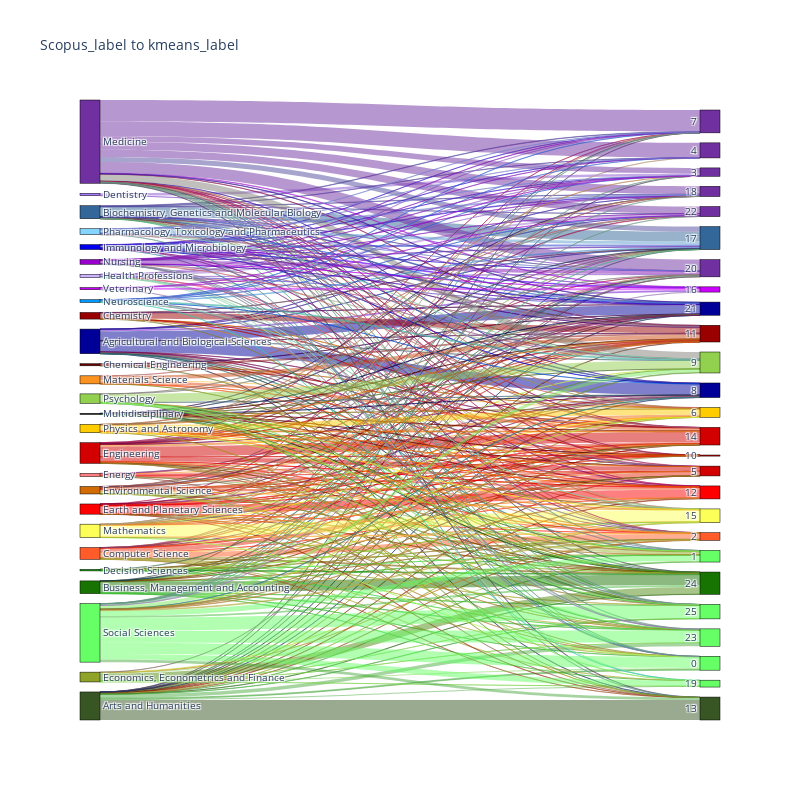

The cell this chart's notebook holds for it:
### Code cell
import pandas as pd
import os
import plotly.graph_objects as go
from matplotlib.colors import LinearSegmentedColormap, to_rgba

# 读取数据
cluster_df = pd.read_parquet(os.path.join(get_data_dir(), "2010s", "cluster_df.parquet"))

# 获取唯一标签
scopus_labels = cluster_df['Scopus_label'].unique()
kmeans_labels = cluster_df['kmeans_label'].unique()

# 生成颜色
Scopus_colors = [disc2color[scopus_label] for scopus_label in scopus_labels]
kmeans_colors = [disc2color[kmeans2Scopus[kmeans_label]] for kmeans_label in kmeans_labels]

# 创建标签映射
label_map = {label: i for i, label in enumerate(scopus_labels)}
label_map.update({label: i + len(scopus_labels) for i, label in enumerate(kmeans_labels)})

# 创建桑基图数据
cluster_group = cluster_df.groupby(['Scopus_label', 'kmeans_label']).size().reset_index(name='count')
source = cluster_group['Scopus_label'].map(label_map).tolist()
target = cluster_group['kmeans_label'].map(label_map).tolist()
value = cluster_group['count'].tolist()

# 创建渐变颜色，并降低不透明度
link_colors = []
alpha = 0.5  # 设置透明度，范围 [0, 1]
for i, row in cluster_group.iterrows():
    source_color = to_rgba(disc2color[row['Scopus_label']], alpha=1.0)
    target_color = to_rgba(disc2color[kmeans2Scopus[row['kmeans_label']]], alpha=1.0)
    cmap = LinearSegmentedColormap.from_list("source_target", [source_color, target_color])
    mid_color = cmap(0.5)  # 在中间点取颜色
    link_colors.append(f'rgba({mid_color[0]*255},{mid_color[1]*255},{mid_color[2]*255},{alpha})')  # 设置 alpha

# 创建桑基图
fig = go.Figure(data=[go.Sankey(
    node=dict(
        pad=10,
        thickness=20,
        line=dict(color="black", width=0.5),
        label=list(scopus_labels) + list(kmeans_labels),
        color=Scopus_colors + kmeans_colors
    ),
    link=dict(
        source=source,
        target=target,
        value=value,
        color=link_colors  # 设置渐变颜色
    )
)])

# 更新布局
fig.update_layout(title_text="Scopus_label to kmeans_label", font_size=10,
                  autosize=False, width=800, height=800)

# 显示图表
fig.show()

### Figure 1 — Plotly figure (JSON) as saved in the notebook; plotly's stock layout.template omitted (floating-point values rounded to 4 significant figures; data arrays with more than 128 entries replaced by an {"elided": "..."} marker saying what was removed)
{"data": [{"link": {"color": {"elided": "358 str values"}, "source": {"elided": "358 int values"}, "target": {"elided": "358 int values"}, "value": {"elided": "358 int values"}}, "node": {"color": ["#000000", "#9A0000", "#7030A0", "#FFCC00", "#336699", "#85D6FF", "#FC9320", "#FE0000", "#D26B04", "#0099FF", "#FF7C80", "#6C0000", "#D20000", "#0000F2", "#000099", "#FF5C29", "#66FF66", "#16A90F", "#92D050", "#8FA329", "#9900CC", "#FBFF57", "#CCB3FF", "#CC00FF", "#187402", "#A679FF", "#375623", "#336699", "#000099", "#9A0000", "#7030A0", "#7030A0", "#FFCC00", "#7030A0", "#FE0000", "#D20000", "#92D050", "#D20000", "#000099", "#7030A0", "#FBFF57", "#D20000", "#66FF66", "#7030A0", "#7030A0", "#187402", "#CC00FF", "#66FF66", "#FF5C29", "#66FF66", "#66FF66", "#66FF66", "#375623"], "label": ["Multidisciplinary", "Chemistry", "Medicine", "Physics and Astronomy", "Biochemistry, Genetics and Molecular Biology", "Pharmacology, Toxicology and Pharmaceutics", "Materials Science", "Earth and Planetary Sciences", "Environmental Science", "Neuroscience", "Energy", "Chemical Engineering", "Engineering", "Immunology and Microbiology", "Agricultural and Biological Sciences", "Computer Science", "Social Sciences", "Decision Sciences", "Psychology", "Economics, Econometrics and Finance", "Nursing", "Mathematics", "Health Professions", "Veterinary", "Business, Management and Accounting", "Dentistry", "Arts and Humanities", 17, 8, 11, 7, 20, 6, 4, 12, 14, 9, 5, 21, 18, 15, 10, 1, 3, 22, 24, 16, 25, 2, 19, 0, 23, 13], "line": {"color": "black", "width": 0.5}, "pad": 10, "thickness": 20}, "type": "sankey"}], "layout": {"autosize": false, "font": {"size": 10}, "height": 800, "title": {"text": "Scopus_label to kmeans_label"}, "width": 800}}
